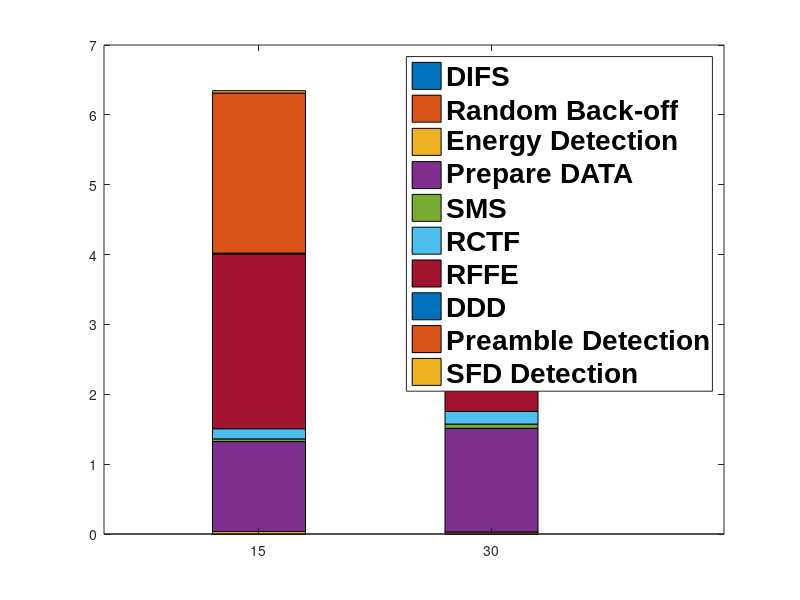

Write the MATLAB code that produced this figure. (Note: this script raises an error after producing the figure.)

y = (9/60000)*[3 4 231 8583 253 974 16675 82 15278 223; 4 3 178 9899 406 1207 15387 105 16093 299];
bar([15 30],y,0.4,'stacked')
% bar([1.35 1.8], y,0.3,'stacked')
h=legend('DIFS', 'Random Back-off', 'Energy Detection', 'Prepare DATA',...
    'SMS','RCTF','RFFE','DDD','Preamble Detection','SFD Detection');
set(h,'FontSize',20,'FontName','Arial','FontWeight','bold');
axis([5 45 0 7])
ax = gca;
ax.XTick = [15 30];
%ax.YTick = linspace(0,125,26);
set(gca,'YTick',0:0.50:7,'FontSize',12,'FontName','Arial','FontWeight','bold')
colormap(gray)
xlabel('Transmit Gain (in dB)','FontSize',23,'FontName','Arial','FontWeight','bold')
ylabel('Elapsed Time (in seconds)','FontSize',23,'FontName','Arial','FontWeight','bold')
title('Timeline Breakup of DATA-ACK Exchange at DTx','FontSize',25,'FontName','Arial','FontWeight','bold')